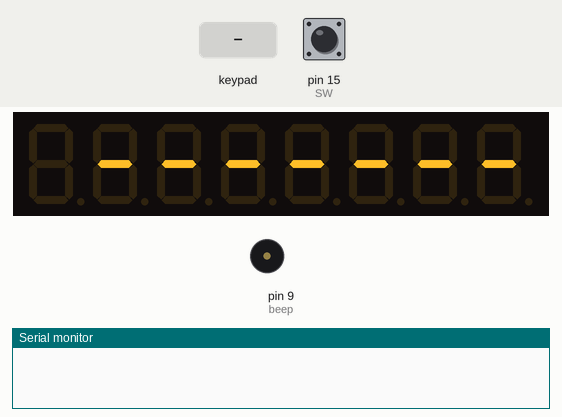
Recording of a sketch running on a simulated Arduino Uno, built with avr-gcc and run on an emulated ATmega328P. Shown: 8-digit seven-segment display, buzzer (waves = sounding, pin HIGH), the last lines printed to the serial monitor. Inputs (shaded band) come from the test bench; at power-on: pin 15 (SW) LOW.

Above: at 2.4 s.
2.5 s: keypad keys 7 3 5 5 6 0 8 pressed 0.4 s apart
At 5.6 s:
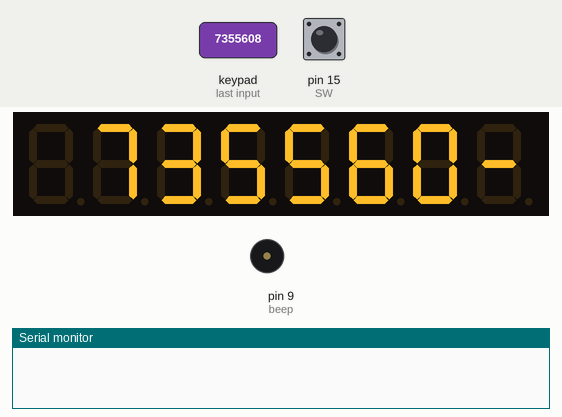
6.8 s: key '8' pressed
At 7.9 s:
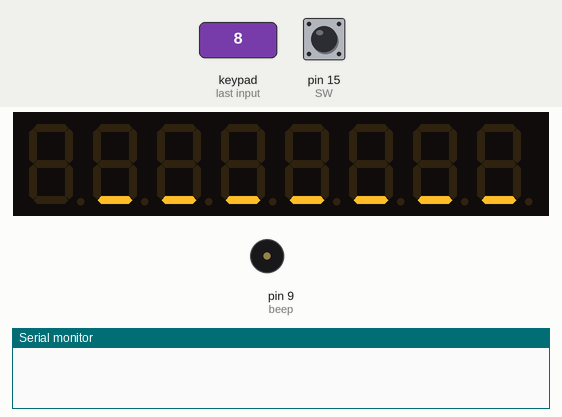
9.7 s: key '#' pressed
At 10.2 s:
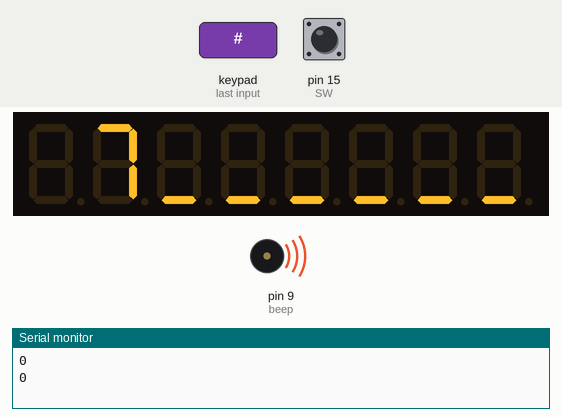
Timing chart, 0 to 17.8 s (numbered marks = the images above; inputs shaded):
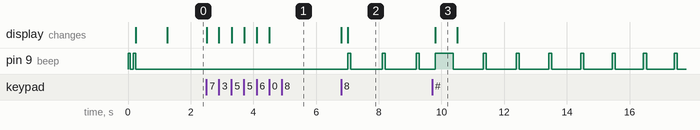

Measured:
- after the input at 2.5 s, the display: first changes at once (image 1 shows a later state)
- after the input at 6.8 s, pin 9 (beep): alternates HIGH for 0.10 s and LOW for 0.99 s, starting after 0.21 s; the display: first changes at once (image 2 shows a later state)
- after the input at 9.7 s, the display: changes after 0.11 s (image 3)
- what the display in image 3 shows lasts 0.7 s, from 9.8 s to 10.5 s

The sketch:

pro.ino
```cpp
#include <Keypad.h>    //矩阵键盘库头文件
#include <MsTimer2.h>    //定时器库头文件
#include "LedControl.h"  //max7219库头文件

const byte ROWS = 4; //four rows
const byte COLS = 3; //four columns
//define the cymbols on the buttons of the keypads
char hexaKeys[ROWS][COLS] = {
  {'1','2','3'},
  {'4','5','6'},
  {'7','8','9'},
  {'*','0','#'}
};
byte rowPins[ROWS] = {3, 8, 7, 5}; //connect to the row pinouts of the keypad
byte colPins[COLS] = {4, 2, 6}; //connect to the column pinouts of the keypad
//initialize an instance of class NewKeypad
Keypad customKeypad = Keypad( makeKeymap(hexaKeys), rowPins, colPins, ROWS, COLS);
//初始化矩阵键盘
char key = customKeypad.getKey();

int type = 0;  //输入密码计数器清零
int correctkey = 0;  //正确密码计数清零
int passwordAccount = 7;  //定义密码位数
char pass[7] = {'7','3','5','5','6','0','8'};  //定义密码
char newpass[7];  // 定义输入密码存入数组的位数
int tick = 0; //拆弹计数器清零
int SW = 15;  //拓展开关引脚
int beep = 9; //蜂鸣器引脚
int LED = 18;  //多彩LED引脚
int defuseTime = 700;  //中断时间
int val;
LedControl lc=LedControl(14,16,10,1); //max7219引脚
/*
 pin 14 is connected to the DIn
 pin 16 is connected to the CLK
 pin 10 is connected to CS
 */
void welcome(void){  //初始化界面显示8位'8’
  for (int i=0;i<8;i++){
    lc.setChar(0,i,'8',false);
  }
  delay(1000);
  digitalWrite(SW, LOW);
  lc.clearDisplay(0);
}

void inputpassword(void){  //等待输入界面显示8位'-'
  for (int i=0;i<7;i++){
    lc.setChar(0,i,'-',false);
  }
}

void correct(void){
  for (int i=0;i<7;i++){
    lc.setChar(0,i,'_',false);
  }
}

//触发中断检测按键
void defuse(){
  int val = digitalRead(SW);
  Keypad customKeypad = Keypad( makeKeymap(hexaKeys), rowPins, colPins, ROWS, COLS);
  char key = customKeypad.getKey();
  if (key != NO_KEY && key == '#'){   //如果#号键被按下
    if (tick == 0){
      digitalWrite(beep, HIGH);  //开始拆弹提示音
      delay(50);
      digitalWrite(beep, LOW);
      delay(50);
      digitalWrite(beep, HIGH);
      delay(50);
    }
    if(val==1){  //没有拆弹钳
      int ticks = tick/2;
      int p = passwordAccount - 1 - ticks ;
      lc.setChar(0,p,pass[ticks],false);  //依次显示破解密码
      Serial.println(ticks);
      Serial.println(tick);
      Serial.println(val);//串口调试
      delay(1000);
      tick++;
      if(ticks > 7){  //如果计数器累计按下8秒，拆弹成功
        digitalWrite(beep, LOW);
        digitalWrite(LED, LOW);
        tick = 0;
        type = 0;
        correctkey = 0;
        //lc.clearDisplay(0);
        //inputpassword();
        delay(200);
        while(1){
        }
      }
    }
    else{ //有拆弹钳
      int p = passwordAccount - 1 - tick ;
      lc.setChar(0,p,pass[tick],false);  //依次显示破解密码
      Serial.println(tick);
      Serial.println(val);//串口调试
      delay(1000);
      tick++;
      if(tick > 7){  //如果计数器累计按下8秒，拆弹成功
        digitalWrite(beep, LOW);
        digitalWrite(LED, LOW);
        tick = 0;
        type = 0;
        correctkey = 0;
        //lc.clearDisplay(0);
        //inputpassword();
        delay(200);
        while(1){
        }
      }
    }
  }
  else if (key == NO_KEY && tick != 0){  //中间松手检测，拆弹计数清零
    tick = 0;  //拆弹计数器清零
    correct();  //显示复位
  }
  else{
    tick = 0;  //拆弹计数器清零
  }
}

void boom(void) {  //爆炸倒计时
  int delaytime = 1000;
  for (int i = 0;i < 75; i ++){
    delaytime = 1000 - 13*i;
    digitalWrite(beep, HIGH);   // turn the LED on (HIGH is the voltage level)
    delay(100);                       // wait for a second
    digitalWrite(beep, LOW);    // turn the LED off by making the voltage LOW
    delay(delaytime);
    }
  for (int i=0;i<7;i++){
    lc.setChar(0,i,'8',false);
  }
  digitalWrite(LED, HIGH);
  digitalWrite(beep, HIGH);   // turn the LED on (HIGH is the voltage level)
  digitalWrite(SW, HIGH);
  delay(2000);
}

void setup(){
  pinMode(SW,INPUT_PULLUP);  //拓展开关拉高
  pinMode(beep, OUTPUT);
  Serial.begin(9600);  //串口调试波特率
  MsTimer2::set(defuseTime, defuse); //设置中断，每1000ms检测是否拆弹 defuse()
  MsTimer2::start(); //开始计时_开启定时器中断
  /* start display */
  digitalWrite(beep, HIGH);
  delay(70);
  digitalWrite(beep, LOW);
  delay(100);
  digitalWrite(beep, HIGH);
  delay(70);
  digitalWrite(beep, LOW);
  lc.shutdown(0,false);
  /* Set the brightness to a medium values */
  lc.setIntensity(0,8);
  /* and clear the display */
  lc.clearDisplay(0);
  /* 初始化 */
  welcome();
  inputpassword();
}

void loop(){
  char key = customKeypad.getKey();
  if (key != NO_KEY && type < passwordAccount){  //检测到输入密码且密码位数不足
    newpass[type] = key;
    int pos = passwordAccount - type - 1;
    lc.setChar(0,pos,key,false);
    delay(200);
    if(newpass[type] == pass[type]){
      correctkey++;
    }
    type++;  //输入密码计数
  }
  if(correctkey == passwordAccount && type == passwordAccount){  //有7位输入且全部正确
    type = 0;
    correctkey = 0;
    lc.clearDisplay(0);  //数码管清屏
    correct();  //显示7位'_'
    boom();  //倒计时子程序
    digitalWrite(beep, LOW);
    digitalWrite(LED, LOW);
    //digitalWrite(SW, LOW);
    inputpassword();
  }
  if(correctkey < passwordAccount && type == passwordAccount){  //有7位输入但不正确
    type = 0;
    correctkey = 0;
    lc.clearDisplay(0);
    inputpassword();
  }
}
```
